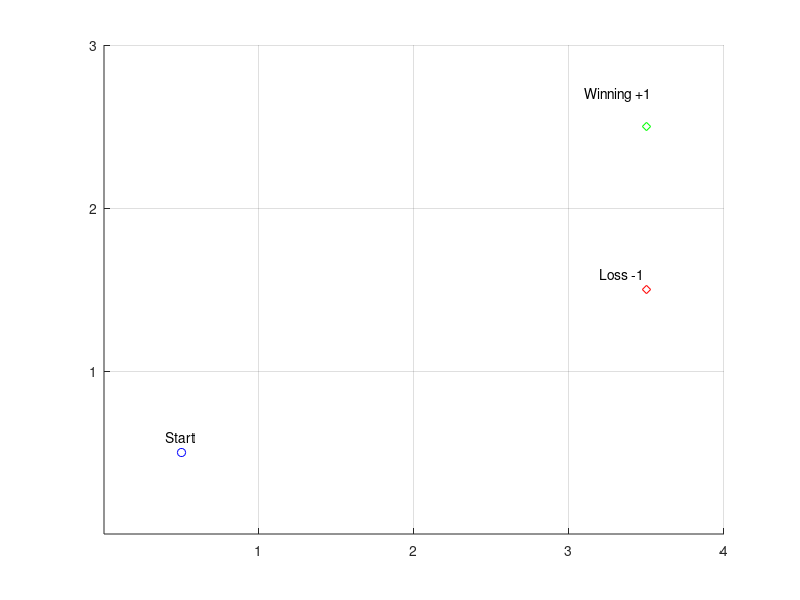

Write MATLAB code to recreate this figure. (Note: this script raises an error after producing the figure.)
%%%%%%%%%%%%%%%%%%%%%%%%%%%%%%%%%%%%%%%%%%%%%%%%%%%%%
%    based on https://www.mathworks.com/matlabcentral/fileexchange/55943-markov-decision-process-mdp-algorithm
%    Author: Victor Sabino
%%%%%%%%%%%%%%%%%%%%%%%%%%%%%%%%%%%%%%%%%%%%%%%%%%%%%
clc
clear all
close all
%DEFINE THE 2-D R ARRAY
MAX_X=4;
MAX_Y=3;

Ra = -0.4; %reward in non-terminal states (used to initialise r[][])

%This array stores the coordinates of the R and the 
%Objects in each coordinate
R=Ra*ones(MAX_X,MAX_Y);
Pi=ones(MAX_X,MAX_Y);

% Obtain Obstacle, Target and Robot Position
% Initialize the R
% Obstacle=-1,Target = 0,Robot=1,Space=2
axis([0 MAX_X 0 MAX_Y])   
%set(gca,'color', [1 1 0]);
%set(gca,'color','b');

set(gca,'XTick',[1:MAX_X])  
set(gca,'YTick',[1:MAX_Y]) 

grid on;
hold on;

% Determine Terminals, Obstacles, Start Locations

%Terminals
%Winning point
xWin=4;%X Coordinate of the Winning point
yWin=3;%Y Coordinate of the Winning point
R(xWin,yWin)=1;%Reward = 100
Pi(xWin,yWin)='+';%Policy
plot(xWin-.5,yWin-.5,'gd');
text(xWin-.9,yWin-.3,'Winning +1')

%Loss point
xLos=4;%X Coordinate of the Loss point
yLos=2;%Y Coordinate of the Loss point
R(xLos,yLos)=-1;%Reward = -100
Pi(xLos,yLos)='-';%Policy
plot(xLos-.5,yLos-.5,'rd');
text(xLos-.8,yLos-.4,'Loss -1')


R(2,2)=-0.5;%Reward = -0.5
R(4,1)=0.2;%Reward = 0.2

%Start
xStart=1;%X Coordinate of the Start
yStart=1;%Y Coordinate of the Start
plot(xStart-.5,yStart-.5,'bo');
text(xStart-.6,yStart-.4,'Start')

%%%%%%%%%%%%%%%%%%%%%%%%%%%%%%%%%%%%%%%%%%%%%%%%%%%%%%%%%%%%%%%%%%%%%%%%%%%%%%%%%%%%%%%%%%%%%%%
%ALGORITHM
%%%%%%%%%%%%%%%%%%%%%%%%%%%%%%%%%%%%%%%%%%%%%%%%%%%%%%%%%%%%%%%%%%%%%%%%%%%%%%%%%%%%%%%%%%%%%%%
N = 10000; %max number of iterations of Value Iteration

deltaMin = 1e-6; %convergence criterion for iteration
delta = 0;

POINTS_COUNT= MAX_X * MAX_Y;
POINTS=[POINTS_COUNT,6];

%Put all the points in list with their rewards and initial UP and U
%POINTS 
%LIST |X val |Y val |Reward |Uprime |Utility |Policy

k=1;%Dummy counter
for i=1:MAX_X
    for j=1:MAX_Y
          POINTS(k,1)=i;
          POINTS(k,2)=j;
          POINTS(k,3)=R(i,j);
          POINTS(k,4)=0;
          POINTS(k,5)=0;
          POINTS(k,6)=Pi(i,j);

          k=k+1;
    end
end

R=POINTS(:,3);%instantaneous reward
Up=POINTS(:,4);%UPrime, used in updates
U=POINTS(:,5);%long-term utility
Pi=POINTS(:,6);%policy


n=0;

%while((delta < deltaMin) && (n < N))
while 1
    
    POINTS(:,5)=POINTS(:,4);%U=Up
    U=Up;
    
    n=n+1;
    
    delta = 0;
    
    for i=1:MAX_X
        for j=1:MAX_Y
            upPi=updateUPrimePi(i,j,POINTS,Ra);
            Up=upPi(:,1);
            Pi=upPi(:,2);
            POINTS(:,4)=Up;
            POINTS(:,6)=Pi;
            
            k=find(POINTS(:,1)==i & POINTS(:,2)==j);
            %k=k(1);

            diff=abs(Up(k)-U(k));

            if diff > delta
                delta = diff;
            end

        end
    end
    
    if (delta < deltaMin || n > N)
        break;
    end
    
end

charPi=char(Pi);

for i=1:MAX_X
    for j=1:MAX_Y
        k=find(POINTS(:,1)==i & POINTS(:,2)==j);
        text(i-.7,j-.2,num2str(U(k)),'color','k')
        text(i-.5,j-.8,charPi(k),'color','b')
    end
end

path=[];

i=1;
path(1,1)=xStart;
path(1,2)=yStart;

newX=xStart;
newY=yStart;

while 1
k=find(POINTS(:,1)==newX & POINTS(:,2)==newY);
if (charPi(k)~='+' && charPi(k)~='-')
    i=i+1;
    if charPi(k)=='N'        
        path(i,1)=newX;
        path(i,2)=newY+1;        
        newX=newX;
        newY=newY+1;
        else if charPi(k)=='W'
                path(i,1)=newX-1;
                path(i,2)=newY;    
                newX=newX-1;
                newY=newY;
            else %'E'
                path(i,1)=newX+1;
                path(i,2)=newY;
                newX=newX+1;
                newY=newY;
            end
            
    end
else
    break;
end

i=size(path,1);
 %Plot the Path!
 p=plot(path(i,1)-.5,path(i,2)-.5,'bo');

for i=1:size(path,1)
  pause(.25);
  set(p,'XData',path(i,1)-.5,'YData',path(i,2)-.5);
 drawnow ;
 end;
plot(path(:,1)-.5,path(:,2)-.5);
end



